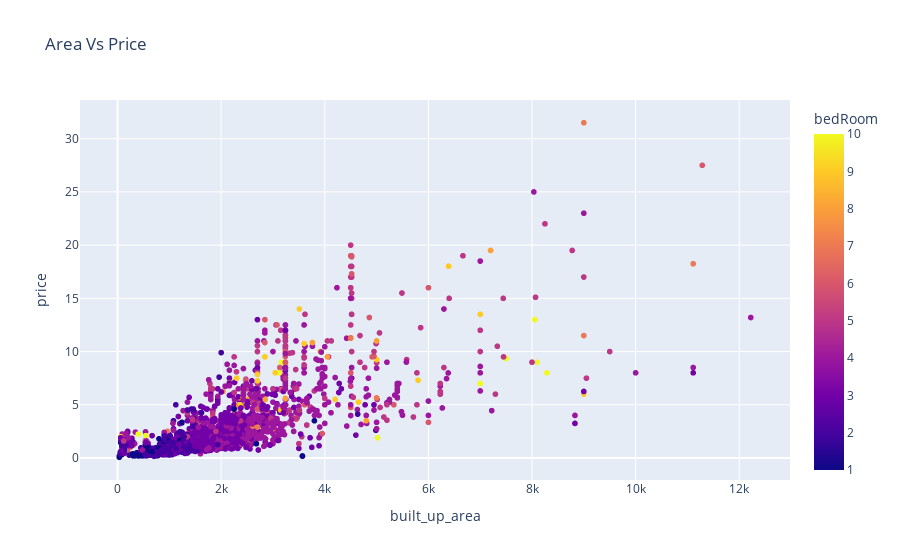

The notebook cell saved with this chart:
### Code cell
fig = px.scatter(df, x="built_up_area", y="price", color="bedRoom", title="Area Vs Price")

# Show the plot
fig.show()

### Figure 1 — Plotly figure (JSON) as saved in the notebook; plotly's stock layout.template omitted (floating-point values rounded to 4 significant figures; data arrays with more than 128 entries replaced by an {"elided": "..."} marker saying what was removed)
{"data": [{"hovertemplate": "built_up_area=%{x}<br>price=%{y}<br>bedRoom=%{marker.color}<extra></extra>", "legendgroup": "", "marker": {"color": {"elided": "3554 int values"}, "coloraxis": "coloraxis", "symbol": "circle"}, "mode": "markers", "name": "", "showlegend": false, "type": "scattergl", "x": {"elided": "3554 float values"}, "xaxis": "x", "y": {"elided": "3554 float values"}, "yaxis": "y"}], "layout": {"coloraxis": {"colorbar": {"title": {"text": "bedRoom"}}, "colorscale": [[0, "#0d0887"], [0.1111, "#46039f"], [0.2222, "#7201a8"], [0.3333, "#9c179e"], [0.4444, "#bd3786"], [0.5556, "#d8576b"], [0.6667, "#ed7953"], [0.7778, "#fb9f3a"], [0.8889, "#fdca26"], [1, "#f0f921"]]}, "legend": {"tracegroupgap": 0}, "title": {"text": "Area Vs Price"}, "xaxis": {"anchor": "y", "domain": [0, 1], "title": {"text": "built_up_area"}}, "yaxis": {"anchor": "x", "domain": [0, 1], "title": {"text": "price"}}}}
